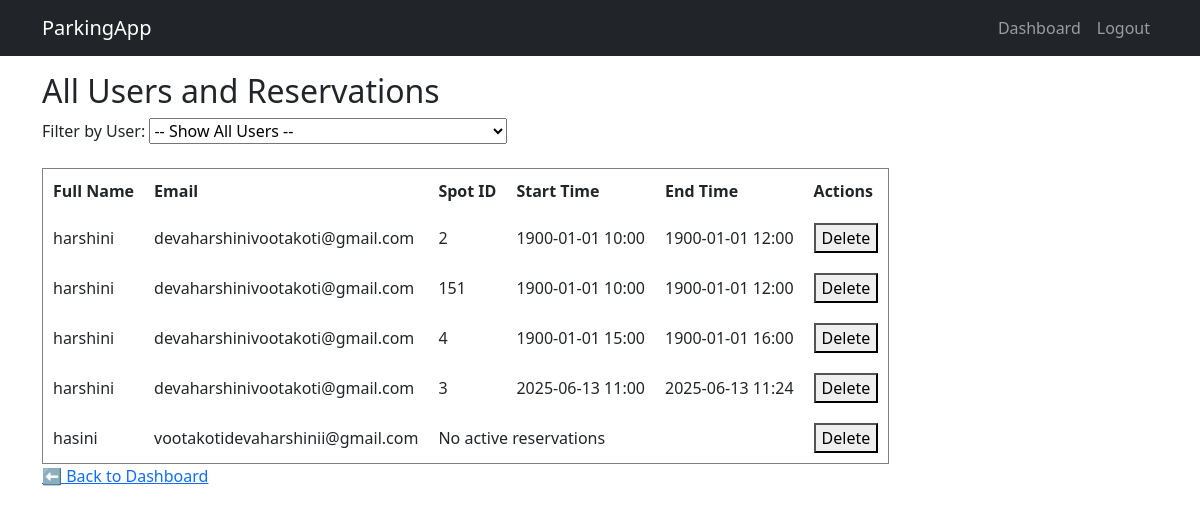
The app's page /admin/users (signed in), older data.
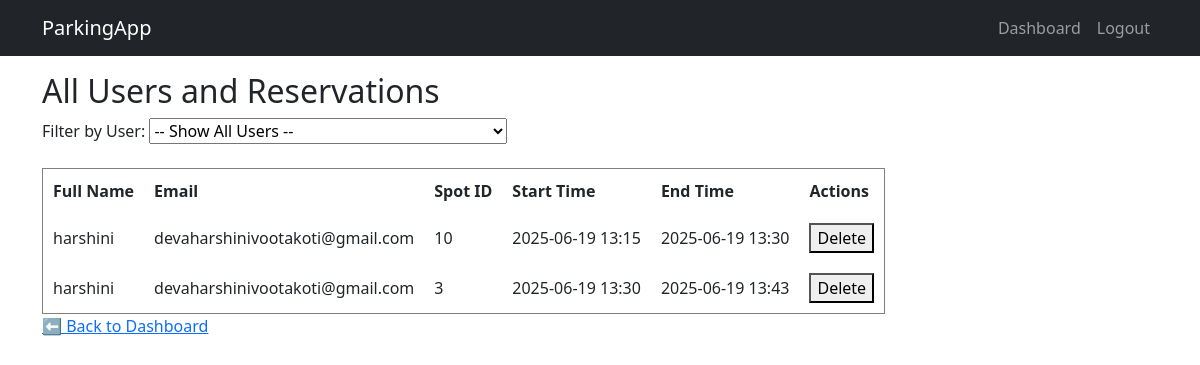
The same page, newer data.
### models.py (models this page shows)
class User(db.Model, UserMixin):
    __tablename__ = 'users'
    id = db.Column(db.Integer, primary_key=True)
    email = db.Column(db.String(120), unique=True, nullable=False)
    full_name = db.Column(db.String(120),unique=True, nullable=False)
    password = db.Column(db.String(100), nullable=False)  # hashed
    created_at = db.Column(db.DateTime, default=datetime.utcnow)
    reservations = db.relationship('Reservation', backref='user', lazy=True)

class Reservation(db.Model):
    __tablename__ = 'reservations'
    id = db.Column(db.Integer, primary_key=True)
    spot_id = db.Column(db.Integer, db.ForeignKey('parking_spots.id'), nullable=False)
    user_id = db.Column(db.Integer, db.ForeignKey('users.id'), nullable=False)
    parking_time = db.Column(db.DateTime, default=datetime.utcnow)
    leaving_time = db.Column(db.DateTime, nullable=True)
    cost = db.Column(db.Float, default=0.0)
    status = db.Column(db.String(20), default='Active')  # Active or Completed

### app.py (the view)
@app.route('/admin/users', methods = ['GET', 'POST'])
@login_required
def manage_users():
    if current_user.role != 'admin':
        flash("Unauthorized access", "danger")
        return redirect(url_for('login'))
    users = User.query.all()
    selected_user = None
    reservations = []
    if request.method == 'POST':
        user_id = request.form.get('user_id')
        if user_id:
            selected_user = User.query.get(int(user_id))
            reservations = Reservation.query.filter_by(user_id=user_id).all()
        else:
            reservations = Reservation.query.all()
    else:
        reservations = Reservation.query.all()
    return render_template('admin_users.html', users=users, reservations=reservations, selected_user=selected_user)

### app.py (called while the page is built)
@login_manager.user_loader
def load_user(user_id):
    role, actual_id = user_id.split(':')
    if role == 'admin':
        admin = db.session.get(Admin, int(actual_id))
        if admin:
            return UnifiedUser(f"{admin.id}", 'admin')
    else:
        user = db.session.get(User, int(actual_id))
        if user:
            return UnifiedUser(f"{user.id}", 'user')
    return None

### templates/admin_users.html (shortened to what this page needs)
{% extends 'base.html' %}
{% block content %}
<h2>All Users and Reservations</h2>
<form method="POST" action="{{ url_for('manage_users') }}">
    <label for="user_id">Filter by User:</label>
    <select name="user_id" onchange="this.form.submit()">
        <option value="">-- Show All Users --</option>
    </select>
</form>
<br>
<table border="1" cellpadding="10">
  <thead>
    <tr>
      <th>Full Name</th>
      <th>Email</th>
      <th>Spot ID</th>
      <th>Start Time</th>
      <th>End Time</th>
      <th>Actions</th>
    </tr>
  </thead>
  <tbody>
    {% for user in users %}
      {% set user_reservations = reservations | selectattr("user_id", "equalto", user.id) | list %}
      {% if user_reservations %}
        {% for res in user_reservations %}
          <tr>
            <td>{{ user.full_name }}</td>
            <td>{{ user.email }}</td>
            <td>{{ res.spot_id }}</td>
            <td>{{ res.parking_time.strftime("%Y-%m-%d %H:%M") }}</td>
            <td>{{ res.leaving_time.strftime("%Y-%m-%d %H:%M") }}</td>
            <td>
            <form method="POST" action="{{ url_for('delete_user', user_id=user.id) }}" style="display:inline;">
              <button type="submit" onclick="return confirm('Are you sure you want to delete this user?');">Delete</button>
            </form>
            </td>
          </tr>
        {% endfor %}
      {% else %}
        <tr>
          <td>{{ user.full_name }}</td>
          <td>{{ user.email }}</td>
          <td colspan="3">No active reservations</td>
          <td>
          <form method="POST" action="{{ url_for('delete_user', user_id=user.id) }}" style="display:inline;">
            <button type="submit" onclick="return confirm('Are you sure you want to delete {{ user.full_name }}?');">Delete</button>
          </form>
          </td>
        </tr>
      {% endif %}
    {% endfor %}
  </tbody>
</table>
<a href="{{ url_for('admin_dashboard') }}">⬅ Back to Dashboard</a>
{% endblock %}

### templates/base.html (shortened to what this page needs)
<!DOCTYPE html>
<html lang="en">
<head>
    <link rel="stylesheet" href="https://cdn.jsdelivr.net/npm/bootstrap@5.3.0/dist/css/bootstrap.min.css">
</head>
<body>
    <nav class="navbar navbar-expand-lg navbar-dark bg-dark">
        <div class="container">
            <a class="navbar-brand" href="{{ url_for('home') }}">ParkingApp</a>
            <div class="collapse navbar-collapse" id="navbarNav">
                <ul class="navbar-nav ms-auto">
                    {% if current_user.is_authenticated %}
                        <li class="nav-item"><a class="nav-link" href="{{ url_for('user_dashboard') }}">Dashboard</a></li>
                        <li class="nav-item"><a class="nav-link" href="{{ url_for('logout') }}">Logout</a></li>
                    {% else %}
                        <li class="nav-item"><a class="nav-link" href="{{ url_for('login') }}">Login</a></li>
                        <li class="nav-item"><a class="nav-link" href="{{ url_for('register') }}">Register</a></li>
                    {% endif %}
                </ul>
            </div>
        </div>
    </nav>
    <div class="container">
        {% block content %}{% endblock %}
    </div>
</body>
</html>

Row changes from the older to the newer data that the page shows:
removed Reservation: {{ user.full_name }} "harshini", {{ user.email }} "devaharshinivootakoti@gmail.com", spot_id "4", parking_time "1900-01-01 15:00", leaving_time "1900-01-01 16:00"
removed Reservation: {{ user.full_name }} "harshini", {{ user.email }} "devaharshinivootakoti@gmail.com", spot_id "3", parking_time "2025-06-13 11:00", leaving_time "2025-06-13 11:24"
removed User: full_name "hasini", email "vootakotidevaharshinii@gmail.com"
changed Reservation (number 1 of 2 on the later page): spot_id "2" → "10"; parking_time "1900-01-01 10:00" → "2025-06-19 13:15"; leaving_time "1900-01-01 12:00" → "2025-06-19 13:30"
changed Reservation (number 2 of 2 on the later page): spot_id "151" → "3"; parking_time "1900-01-01 10:00" → "2025-06-19 13:30"; leaving_time "1900-01-01 12:00" → "2025-06-19 13:43"
